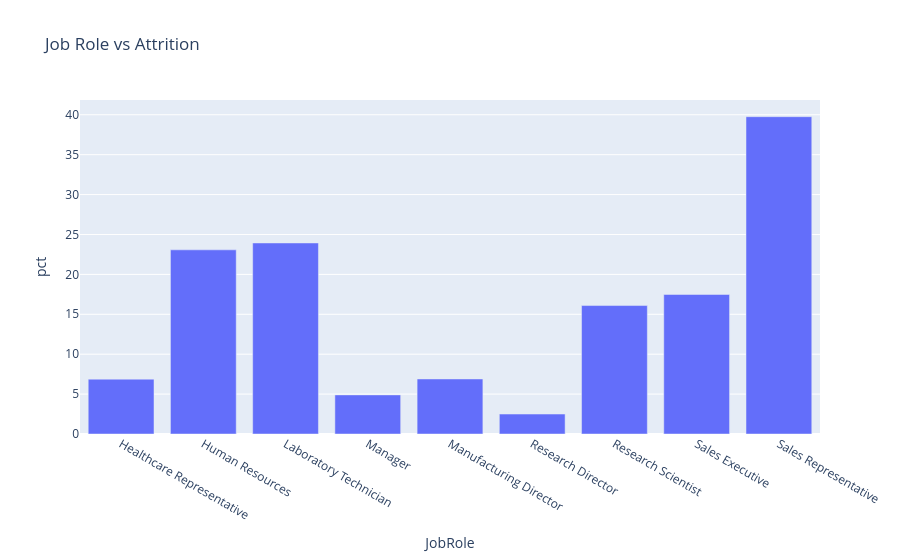

Notebook code cell kept with this figure:
### Code cell
fig=px.bar(yes_df_par_JobRole,x='JobRole',y='pct',title='Job Role vs Attrition')
fig.show()

### Figure 1 — Plotly figure (JSON) as saved in the notebook; plotly's stock layout.template omitted (floating-point values rounded to 4 significant figures)
{"data": [{"hovertemplate": "JobRole=%{x}<br>pct=%{y}<extra></extra>", "legendgroup": "", "marker": {"color": "#636efa", "pattern": {"shape": ""}}, "name": "", "orientation": "v", "showlegend": false, "textposition": "auto", "type": "bar", "x": ["Healthcare Representative", "Human Resources", "Laboratory Technician", "Manager", "Manufacturing Director", "Research Director", "Research Scientist", "Sales Executive", "Sales Representative"], "xaxis": "x", "y": [6.87, 23.08, 23.94, 4.902, 6.897, 2.5, 16.1, 17.48, 39.76], "yaxis": "y"}], "layout": {"barmode": "relative", "legend": {"tracegroupgap": 0}, "title": {"text": "Job Role vs Attrition"}, "xaxis": {"anchor": "y", "domain": [0, 1], "title": {"text": "JobRole"}}, "yaxis": {"anchor": "x", "domain": [0, 1], "title": {"text": "pct"}}}}
